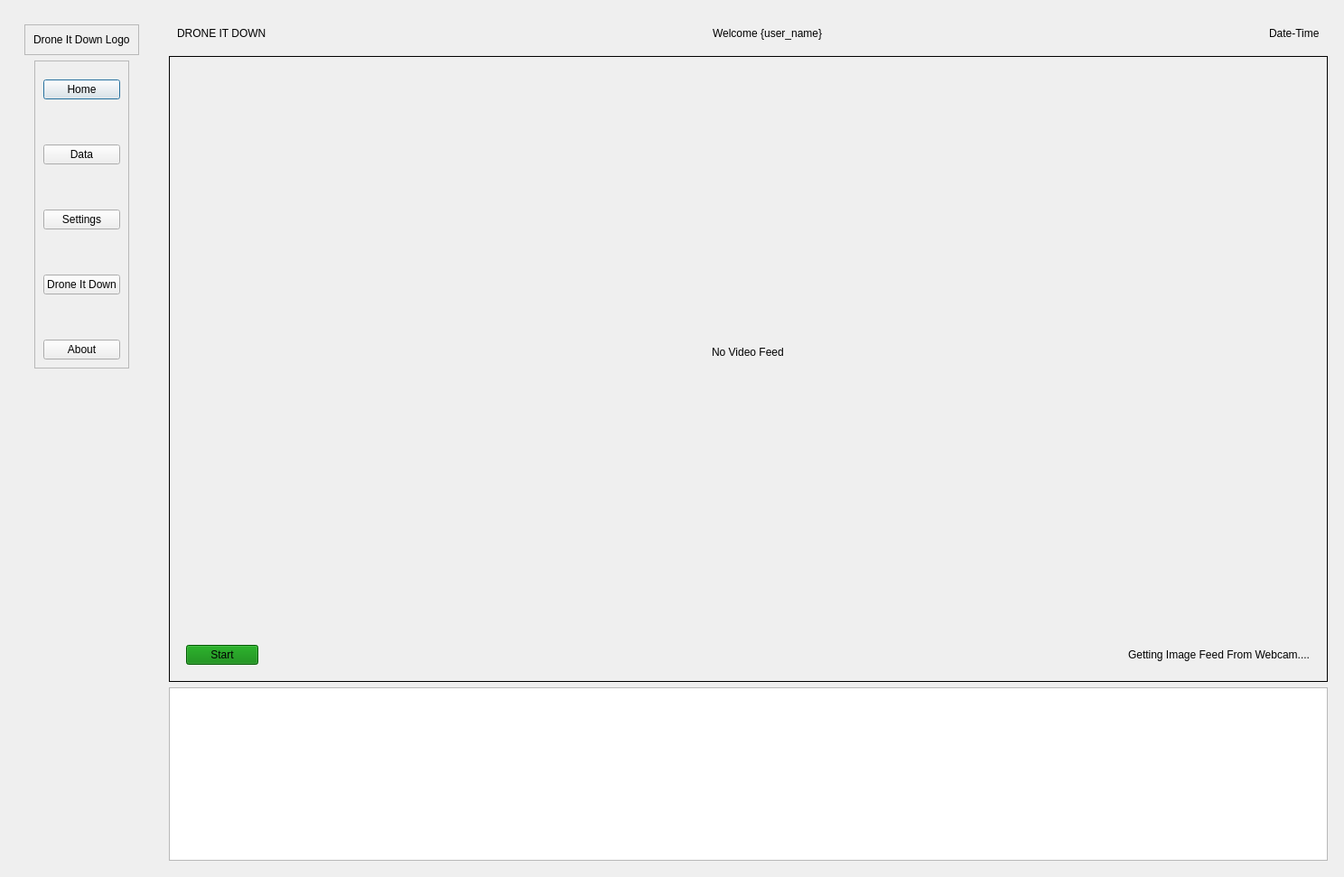
<?xml version="1.0" encoding="UTF-8"?>
<ui version="4.0">
 <class>MainWindow</class>
 <widget class="QMainWindow" name="MainWindow">
  <property name="geometry">
   <rect>
    <x>0</x>
    <y>0</y>
    <width>1488</width>
    <height>971</height>
   </rect>
  </property>
  <property name="sizePolicy">
   <sizepolicy hsizetype="Preferred" vsizetype="Preferred">
    <horstretch>1</horstretch>
    <verstretch>1</verstretch>
   </sizepolicy>
  </property>
  <property name="windowTitle">
   <string>Drone It Down</string>
  </property>
  <property name="autoFillBackground">
   <bool>true</bool>
  </property>
  <property name="styleSheet">
   <string notr="true"/>
  </property>
  <widget class="QWidget" name="centralwidget">
   <property name="layoutDirection">
    <enum>Qt::LeftToRight</enum>
   </property>
   <layout class="QHBoxLayout" name="horizontalLayout_2">
    <item alignment="Qt::AlignLeft">
     <widget class="QWidget" name="leftmenu" native="true">
      <property name="enabled">
       <bool>true</bool>
      </property>
      <layout class="QVBoxLayout" name="verticalLayout_8">
       <item>
        <widget class="QWidget" name="widget" native="true">
         <property name="minimumSize">
          <size>
           <width>0</width>
           <height>571</height>
          </size>
         </property>
         <layout class="QVBoxLayout" name="verticalLayout">
          <item alignment="Qt::AlignTop">
           <widget class="QFrame" name="frame">
            <property name="frameShape">
             <enum>QFrame::StyledPanel</enum>
            </property>
            <property name="frameShadow">
             <enum>QFrame::Raised</enum>
            </property>
            <layout class="QVBoxLayout" name="verticalLayout_3">
             <item>
              <widget class="QLabel" name="label_2">
               <property name="text">
                <string>Drone It Down Logo</string>
               </property>
              </widget>
             </item>
            </layout>
           </widget>
          </item>
          <item alignment="Qt::AlignHCenter|Qt::AlignTop">
           <widget class="QFrame" name="frame_2">
            <property name="sizePolicy">
             <sizepolicy hsizetype="Preferred" vsizetype="Preferred">
              <horstretch>0</horstretch>
              <verstretch>1</verstretch>
             </sizepolicy>
            </property>
            <property name="frameShape">
             <enum>QFrame::StyledPanel</enum>
            </property>
            <property name="frameShadow">
             <enum>QFrame::Raised</enum>
            </property>
            <layout class="QVBoxLayout" name="verticalLayout_4">
             <property name="spacing">
              <number>50</number>
             </property>
             <property name="topMargin">
              <number>20</number>
             </property>
             <item>
              <widget class="QPushButton" name="HomeButton">
               <property name="sizePolicy">
                <sizepolicy hsizetype="Minimum" vsizetype="Fixed">
                 <horstretch>0</horstretch>
                 <verstretch>1</verstretch>
                </sizepolicy>
               </property>
               <property name="text">
                <string>Home</string>
               </property>
               <property name="icon">
                <iconset resource="resources.qrc">
                 <normaloff>:/icons/icons/home.svg</normaloff>:/icons/icons/home.svg</iconset>
               </property>
               <property name="iconSize">
                <size>
                 <width>24</width>
                 <height>24</height>
                </size>
               </property>
               <property name="autoDefault">
                <bool>true</bool>
               </property>
               <property name="default">
                <bool>true</bool>
               </property>
              </widget>
             </item>
             <item>
              <widget class="QPushButton" name="DataButton">
               <property name="text">
                <string>Data</string>
               </property>
               <property name="icon">
                <iconset resource="resources.qrc">
                 <normaloff>:/icons/icons/database.svg</normaloff>:/icons/icons/database.svg</iconset>
               </property>
               <property name="iconSize">
                <size>
                 <width>24</width>
                 <height>24</height>
                </size>
               </property>
               <property name="default">
                <bool>false</bool>
               </property>
               <property name="flat">
                <bool>false</bool>
               </property>
              </widget>
             </item>
             <item>
              <widget class="QPushButton" name="SettingsButton">
               <property name="text">
                <string>Settings</string>
               </property>
               <property name="icon">
                <iconset resource="resources.qrc">
                 <normaloff>:/icons/icons/settings.svg</normaloff>:/icons/icons/settings.svg</iconset>
               </property>
               <property name="iconSize">
                <size>
                 <width>24</width>
                 <height>24</height>
                </size>
               </property>
              </widget>
             </item>
             <item>
              <widget class="QPushButton" name="DIDButton">
               <property name="text">
                <string>Drone It Down</string>
               </property>
               <property name="icon">
                <iconset resource="resources.qrc">
                 <normaloff>:/icons/icons/cloud-drizzle.svg</normaloff>:/icons/icons/cloud-drizzle.svg</iconset>
               </property>
              </widget>
             </item>
             <item>
              <widget class="QPushButton" name="AboutButton">
               <property name="text">
                <string>About</string>
               </property>
               <property name="icon">
                <iconset resource="resources.qrc">
                 <normaloff>:/icons/icons/info.svg</normaloff>:/icons/icons/info.svg</iconset>
               </property>
              </widget>
             </item>
            </layout>
           </widget>
          </item>
         </layout>
        </widget>
       </item>
      </layout>
     </widget>
    </item>
    <item>
     <widget class="QWidget" name="widget_2" native="true">
      <layout class="QVBoxLayout" name="verticalLayout_2">
       <item alignment="Qt::AlignTop">
        <widget class="QWidget" name="header" native="true">
         <layout class="QHBoxLayout" name="horizontalLayout">
          <item>
           <widget class="QLabel" name="title">
            <property name="text">
             <string>DRONE IT DOWN</string>
            </property>
           </widget>
          </item>
          <item>
           <spacer name="horizontalSpacer">
            <property name="orientation">
             <enum>Qt::Horizontal</enum>
            </property>
            <property name="sizeHint" stdset="0">
             <size>
              <width>40</width>
              <height>20</height>
             </size>
            </property>
           </spacer>
          </item>
          <item>
           <widget class="QLabel" name="label_4">
            <property name="text">
             <string>Welcome {user_name}</string>
            </property>
           </widget>
          </item>
          <item>
           <spacer name="horizontalSpacer_3">
            <property name="orientation">
             <enum>Qt::Horizontal</enum>
            </property>
            <property name="sizeHint" stdset="0">
             <size>
              <width>40</width>
              <height>20</height>
             </size>
            </property>
           </spacer>
          </item>
          <item>
           <widget class="QLabel" name="label">
            <property name="text">
             <string>Date-Time</string>
            </property>
           </widget>
          </item>
         </layout>
        </widget>
       </item>
       <item>
        <widget class="QStackedWidget" name="stackedWidget">
         <property name="frameShape">
          <enum>QFrame::Panel</enum>
         </property>
         <widget class="QWidget" name="page1">
          <layout class="QVBoxLayout" name="verticalLayout_6">
           <item>
            <widget class="QWidget" name="video" native="true">
             <property name="sizePolicy">
              <sizepolicy hsizetype="Maximum" vsizetype="Maximum">
               <horstretch>0</horstretch>
               <verstretch>1</verstretch>
              </sizepolicy>
             </property>
             <property name="maximumSize">
              <size>
               <width>16600000</width>
               <height>1666666</height>
              </size>
             </property>
             <layout class="QHBoxLayout" name="horizontalLayout_4" stretch="0">
              <property name="spacing">
               <number>0</number>
              </property>
              <property name="bottomMargin">
               <number>0</number>
              </property>
              <item alignment="Qt::AlignHCenter">
               <widget class="QWidget" name="widget_3" native="true">
                <layout class="QHBoxLayout" name="horizontalLayout_5">
                 <item>
                  <widget class="QLabel" name="image_label">
                   <property name="text">
                    <string>No Video Feed</string>
                   </property>
                  </widget>
                 </item>
                </layout>
               </widget>
              </item>
             </layout>
            </widget>
           </item>
           <item alignment="Qt::AlignBottom">
            <widget class="QWidget" name="status" native="true">
             <layout class="QHBoxLayout" name="horizontalLayout_3">
              <property name="spacing">
               <number>0</number>
              </property>
              <property name="topMargin">
               <number>9</number>
              </property>
              <item>
               <widget class="QPushButton" name="startstop">
                <property name="autoFillBackground">
                 <bool>false</bool>
                </property>
                <property name="styleSheet">
                 <string notr="true">background-color: green</string>
                </property>
                <property name="text">
                 <string>Start</string>
                </property>
               </widget>
              </item>
              <item>
               <spacer name="horizontalSpacer_2">
                <property name="orientation">
                 <enum>Qt::Horizontal</enum>
                </property>
                <property name="sizeHint" stdset="0">
                 <size>
                  <width>40</width>
                  <height>20</height>
                 </size>
                </property>
               </spacer>
              </item>
              <item>
               <widget class="QLabel" name="status_2">
                <property name="text">
                 <string>Getting Image Feed From Webcam....</string>
                </property>
               </widget>
              </item>
             </layout>
            </widget>
           </item>
          </layout>
         </widget>
         <widget class="QWidget" name="page2"/>
         <widget class="QWidget" name="page3"/>
        </widget>
       </item>
       <item alignment="Qt::AlignBottom">
        <widget class="QListWidget" name="listWidget"/>
       </item>
      </layout>
     </widget>
    </item>
   </layout>
  </widget>
  <action name="actionHome">
   <property name="text">
    <string>Home</string>
   </property>
  </action>
 </widget>
 <resources>
  <include location="resources.qrc"/>
 </resources>
 <connections/>
</ui>
